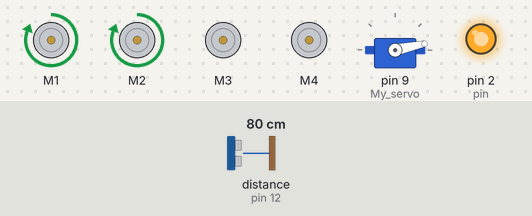
Bench run of a sketch on a simulated Arduino Uno, built with avr-gcc and run on an emulated ATmega328P. Shown: 4 × DC motor (green arrow = forward, orange = backward, longer = faster), servo, output pins drawn as LEDs (lit = HIGH). The inputs (shaded band) are chosen by the test bench; at power-on: distance to the obstacle (sensor on pin 12) 80 cm. The echo pulse lasts 58.3 µs per cm; pins used as bus, display or sensor lines are not drawn; what the sketch prints to the serial monitor is not drawn.

Above: at 7.53 s.
7.6 s: distance to the obstacle (sensor on pin 12) set to 54 cm
At 8.43 s:
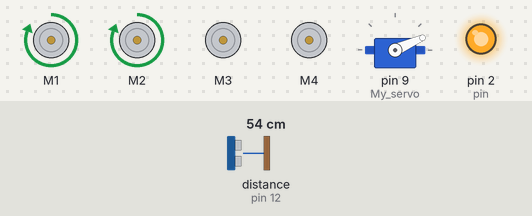
10.6 s: distance to the obstacle (sensor on pin 12) set to 47 cm
At 11.5 s:
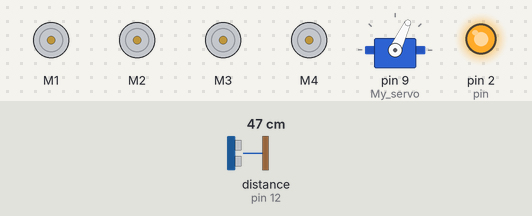
At 14.6 s:
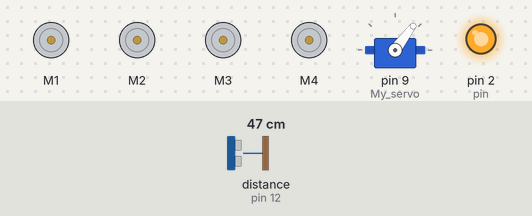
Timing chart, 0 to 16.1 s (numbered marks = the images above; inputs shaded):
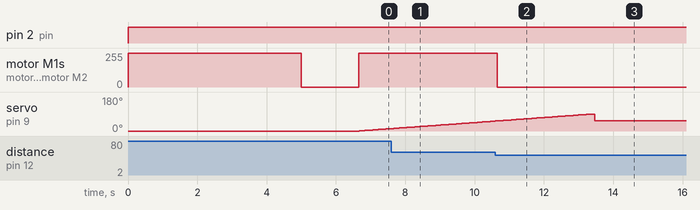

Measured:
- the behaviour switches between 52 and 51 cm on distance to the obstacle (sensor on pin 12) (found by bisection; images 1 and 2)
- after the input at 10.6 s, motor M1, motor M2: forward 255/255 → stopped after 0.06 s
- by itself, servo on pin 9 (My_servo): rises from 52° to 90° in 2.8 s, then falls to 53° in 0.10 s

The sketch:

sketch_mar20b.ino
```cpp
#include<AFMotor.h>
AF_DCMotor motor1(1);
AF_DCMotor motor2(2);
AF_DCMotor motor3(3);
AF_DCMotor motor4(4);

#include <Servo.h>
Servo My_servo;
int trig=11;
int vcc=7;
int gnd=4;
int echo=12;
int pin=2;
float min_val=0;
int i;
float ultra_distance[90]={0};
int angle[91]={0};

void setup() {
  // gear dc motor
motor1.setSpeed(0);
motor2.setSpeed(0);
motor3.setSpeed(0);
motor4.setSpeed(0);
pinMode(pin,OUTPUT);
 My_servo.attach(9,600,2300);
  My_servo.write(600);
 pinMode(trig,OUTPUT);
 pinMode(gnd,OUTPUT);
 pinMode(vcc,OUTPUT);
 pinMode(echo,INPUT);
 digitalWrite(trig,LOW);
 digitalWrite(gnd,LOW);
 digitalWrite(vcc,HIGH);
 digitalWrite(echo,LOW);
 Serial.begin(9600);
}

void loop()
{ digitalWrite(pin,HIGH);
motor1.setSpeed(255);
motor2.setSpeed(255);
motor1.run(FORWARD);
motor2.run(FORWARD);
delay(5000);
motor1.run(RELEASE);
motor2.run(RELEASE);
delay(1000);

  My_servo.write(0);
delay(600);
 int j=0;
 int index=-2;// check index value

     for (int i=0; i<=90;i+=1)
          {
          My_servo.write(i);
         delay(50);
         angle[j]=i;
         ultra_distance[j]=measure_distance_cm();
         if (ultra_distance[j]>=50)
{motor1.run(FORWARD);
motor2.run(FORWARD);
//delay(5000);
 }
else
{motor1.run(RELEASE);
motor2.run(RELEASE);

  }

         delay(20);
         Serial.print(" the iteration = ");
         Serial.print(i);
          Serial.print("  ultra_distance =   ");
         Serial.println(ultra_distance[j]);
         j+=1;
         if (i==90){break;}
         }
       for (j=0;j<=90;j+=1)
       {min_val=max(min_val,ultra_distance[j]);

        }

   for (j=0;j<=90;j+=1)
       {if (min_val>ultra_distance[j])
       {
        min_val=ultra_distance[j];
        index=j;}

        }

       Serial.print("the min value =");
              Serial.println(min_val);
  Serial.print("the index value =");
              Serial.println(index);

        My_servo.write(angle[index]);
        delay(1000);
     while(true)
        {
          float new_val=0;

        new_val= measure_distance_cm();
        Serial.print(" new value  = ");
        Serial.print(new_val);
          if (abs(ultra_distance[index]-new_val)>=2.0)
             {break;
              }}

  }


float measure_distance_cm()
{ float distance =0;
  long time_value=0;
  digitalWrite(trig,HIGH);
  delayMicroseconds(10);
  digitalWrite(trig,LOW);
  time_value=pulseIn(echo,HIGH);
  distance=0.033*time_value/2;
  Serial.print(" distance  = ");
        Serial.print(distance);
  return distance;
  }
```
